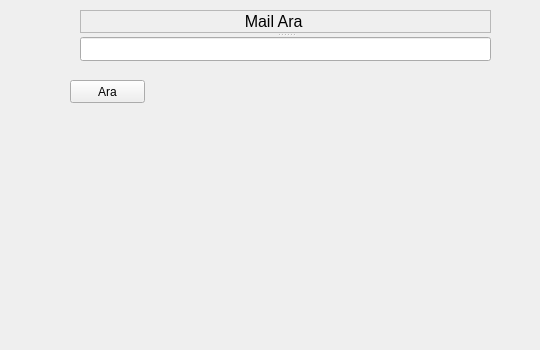
<?xml version="1.0" encoding="UTF-8"?>
<ui version="4.0">
 <class>mail_ara</class>
 <widget class="QWidget" name="mail_ara">
  <property name="geometry">
   <rect>
    <x>0</x>
    <y>0</y>
    <width>540</width>
    <height>350</height>
   </rect>
  </property>
  <property name="windowTitle">
   <string>Form</string>
  </property>
  <widget class="QPushButton" name="pbt_ara">
   <property name="geometry">
    <rect>
     <x>70</x>
     <y>80</y>
     <width>75</width>
     <height>23</height>
    </rect>
   </property>
   <property name="text">
    <string>Ara</string>
   </property>
  </widget>
  <widget class="QSplitter" name="splitter">
   <property name="geometry">
    <rect>
     <x>80</x>
     <y>10</y>
     <width>411</width>
     <height>51</height>
    </rect>
   </property>
   <property name="orientation">
    <enum>Qt::Vertical</enum>
   </property>
   <widget class="QLabel" name="lab_mail_ara">
    <property name="font">
     <font>
      <pointsize>12</pointsize>
     </font>
    </property>
    <property name="frameShape">
     <enum>QFrame::StyledPanel</enum>
    </property>
    <property name="text">
     <string>                                    Mail Ara</string>
    </property>
    <property name="textFormat">
     <enum>Qt::PlainText</enum>
    </property>
   </widget>
   <widget class="QLineEdit" name="lne_ara"/>
  </widget>
 </widget>
 <resources/>
 <connections/>
</ui>
